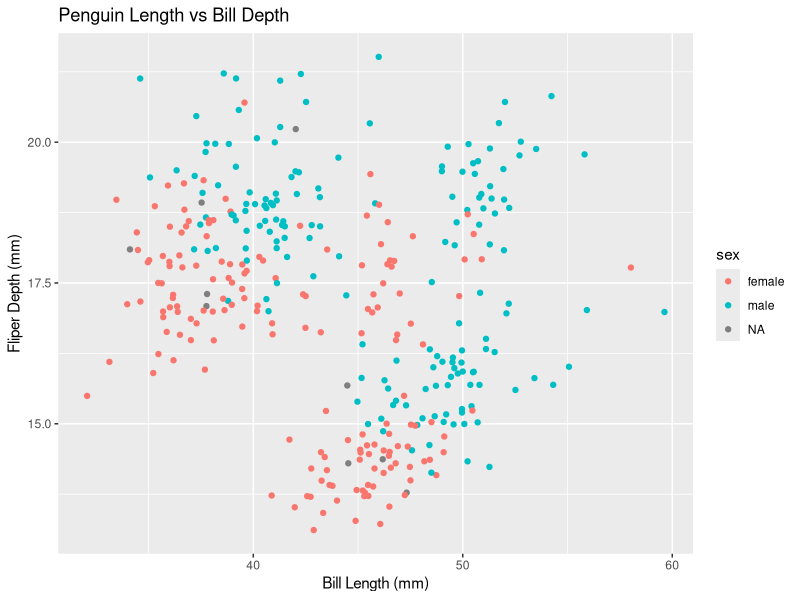

Write R code to recreate this figure.
## ---- chunk 1
knitr::opts_chunk$set(echo = TRUE)
library(tidyverse)
library(palmerpenguins)
## ---- chunk 2
a <- expression(x ^2)
deriv_a <- deriv(a, "x")
x <- 3
eval(deriv_a)

b <- expression(2 * ((3 * a + 2) ^4) -5)
deriv_b <- deriv(b, "a")
a <- 1.2
eval(deriv_b)

c <- expression((-4*t) / ((t^2 +1)^3))
deriv_c <- deriv(c, "t")
t <- 0
eval(deriv_c)
## ---- chunk 3
ggplot(data = penguins ,mapping = aes(x = bill_length_mm , y = bill_depth_mm)) + 
  geom_jitter(aes(color = sex)) +labs(x = "Bill Length (mm)" ,
                        y= "Fliper Depth (mm)" , title = "Penguin Length vs Bill Depth")
